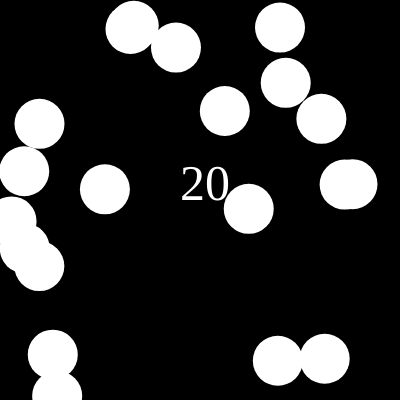
Frame 1 (no input)
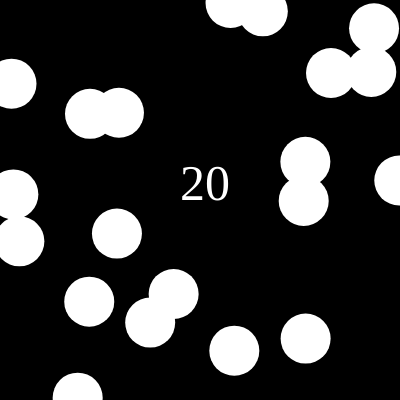
Frame 60 (no input)
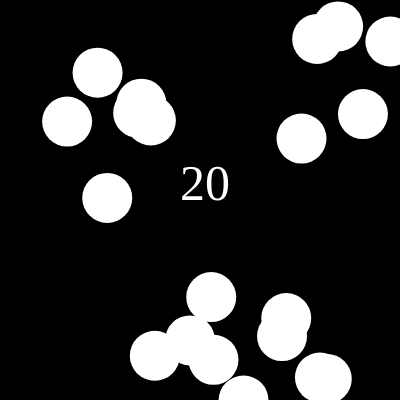
Frame 120 (the mouse pressed at the canvas centre since frame 60)

The p5.js sketch that drew these frames (run headless with seeded random() and noise() and a simulated clock; from frame 60 on, the mouse is pressed at the canvas centre):

// p5.js sketch
// ── sketch.js
//press space to add more bubbles, click on a bubble to pop it

function setup() {
  createCanvas(400, 400);
  for (i = 0; i < 20; i++) {
    bubbles.push(new Bubble())
  }
}
var bubbles = []

function draw() {
  background(0);
  textSize(50)
  fill(255)
  textFont("Impact")
  text(bubbles.length, 180, 200)
  for (i = 0; i < bubbles.length; i++) {
    bubbles[i].show()
    bubbles[i].checkMouse()
    bubbles[i].move()

  }
}

function keyPressed() {
  if (keyCode == 32) {
    for (i = 1; i < bubbles.length; i++) {
        stroke(255)
      line(bubbles[i].x,bubbles[i].y,bubbles[i-1].x,bubbles[i-1].y)
      
    //  bubbles[i].color = "white"


    }
    bubbles.push(new Bubble())
  }
}

function mouseClicked() {
  for (i = 0; i < bubbles.length; i++) {
    bubbles[i].pop(i, bubbles)
    //bubbles[i].color="red"


  }
}
// ── bubble.js
class Bubble{
  constructor(){
    this.x=random(width)
    this.y=random(height)
    this.r=50
    this.xs=random(-3,3)
    this.ys=random(-3,3)
    this.color="white"
  }
  show(){
    noStroke()
   // stroke(255)
    fill(this.color)
    ellipse(this.x,this.y,this.r,this.r)
    
  }
  move(){
    this.x+=this.xs
    this.y+=this.ys
    if(this.x>width||this.x<0){
      this.xs=-this.xs
    }
    if(this.y>height||this.y<0){
      this.ys=-this.ys
    }
    
  }
  checkMouse(){
      if(abs(this.x-mouseX)<=this.r/2&&abs(this.y-mouseY)<=this.r/2)
       {
         this.color="red"
       }
    else{
      this.color="white"
    }
  }
  pop(i,array){
    if(abs(this.x-mouseX)<=this.r/2&&abs(this.y-mouseY)<=this.r/2)
       {
       array.splice(i,1);
       //this.color="red"
         
       }
    
    //else{this.color="white"}
  }
}
